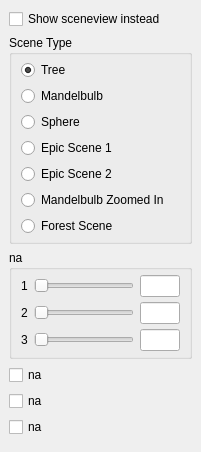
  <widget class="QDockWidget" name="shapesDock">
   <property name="windowTitle">
    <string>Shapes/Scene&amp;view</string>
   </property>
   <attribute name="dockWidgetArea">
    <number>1</number>
   </attribute>
   <widget class="QWidget" name="shapesDockContents">
    <layout class="QVBoxLayout" name="verticalLayout_7">
     <item>
      <widget class="QCheckBox" name="showSceneviewInstead">
       <property name="text">
        <string>Show sceneview instead</string>
       </property>
      </widget>
     </item>
     <item>
      <widget class="QGroupBox" name="shapeType">
       <property name="title">
        <string>Scene Type</string>
       </property>
       <layout class="QVBoxLayout" name="verticalLayout_8">
        <property name="topMargin">
         <number>5</number>
        </property>
        <property name="bottomMargin">
         <number>5</number>
        </property>
        <item>
         <widget class="QRadioButton" name="shapeTypeCube">
          <property name="text">
           <string>Tree</string>
          </property>
          <property name="checked">
           <bool>true</bool>
          </property>
         </widget>
        </item>
        <item>
         <widget class="QRadioButton" name="shapeTypeCone">
          <property name="text">
           <string>Mandelbulb</string>
          </property>
         </widget>
        </item>
        <item>
         <widget class="QRadioButton" name="shapeTypeSphere">
          <property name="text">
           <string>Sphere</string>
          </property>
         </widget>
        </item>
        <item>
         <widget class="QRadioButton" name="shapeTypeCylinder">
          <property name="text">
           <string>Epic Scene 1</string>
          </property>
         </widget>
        </item>
        <item>
         <widget class="QRadioButton" name="shapeTypeTorus">
          <property name="text">
           <string>Epic Scene 2</string>
          </property>
         </widget>
        </item>
        <item>
         <widget class="QRadioButton" name="shapeTypeSpecial1">
          <property name="text">
           <string>Mandelbulb Zoomed In</string>
          </property>
         </widget>
        </item>
        <item>
         <widget class="QRadioButton" name="shapeTypeSpecial2">
          <property name="text">
           <string>Forest Scene</string>
          </property>
         </widget>
        </item>
       </layout>
      </widget>
     </item>
     <item>
      <widget class="QGroupBox" name="shapeParameters">
       <property name="title">
        <string>na</string>
       </property>
       <layout class="QGridLayout" name="gridLayout_4">
        <property name="topMargin">
         <number>5</number>
        </property>
        <property name="bottomMargin">
         <number>5</number>
        </property>
        <property name="verticalSpacing">
         <number>5</number>
        </property>
        <item row="0" column="0">
         <widget class="QLabel" name="shapeParameterLabel1">
          <property name="text">
           <string>1</string>
          </property>
         </widget>
        </item>
        <item row="2" column="0">
         <widget class="QLabel" name="shapeParameterLabel2">
          <property name="text">
           <string>2</string>
          </property>
         </widget>
        </item>
        <item row="4" column="0">
         <widget class="QLabel" name="shapeParameterLabel3">
          <property name="text">
           <string>3</string>
          </property>
         </widget>
        </item>
        <item row="0" column="1">
         <widget class="QSlider" name="shapeParameterSlider1">
          <property name="minimumSize">
           <size>
            <width>100</width>
            <height>0</height>
           </size>
          </property>
          <property name="orientation">
           <enum>Qt::Horizontal</enum>
          </property>
         </widget>
        </item>
        <item row="2" column="1">
         <widget class="QSlider" name="shapeParameterSlider2">
          <property name="minimumSize">
           <size>
            <width>100</width>
            <height>0</height>
           </size>
          </property>
          <property name="orientation">
           <enum>Qt::Horizontal</enum>
          </property>
         </widget>
        </item>
        <item row="4" column="1">
         <widget class="QSlider" name="shapeParameterSlider3">
          <property name="minimumSize">
           <size>
            <width>100</width>
            <height>0</height>
           </size>
          </property>
          <property name="orientation">
           <enum>Qt::Horizontal</enum>
          </property>
         </widget>
        </item>
        <item row="0" column="2">
         <widget class="QLineEdit" name="shapeParameterTextbox1">
          <property name="minimumSize">
           <size>
            <width>40</width>
            <height>0</height>
           </size>
          </property>
          <property name="maximumSize">
           <size>
            <width>40</width>
            <height>16777215</height>
           </size>
          </property>
         </widget>
        </item>
        <item row="2" column="2">
         <widget class="QLineEdit" name="shapeParameterTextbox2">
          <property name="minimumSize">
           <size>
            <width>40</width>
            <height>0</height>
           </size>
          </property>
          <property name="maximumSize">
           <size>
            <width>40</width>
            <height>16777215</height>
           </size>
          </property>
         </widget>
        </item>
        <item row="4" column="2">
         <widget class="QLineEdit" name="shapeParameterTextbox3">
          <property name="minimumSize">
           <size>
            <width>40</width>
            <height>0</height>
           </size>
          </property>
          <property name="maximumSize">
           <size>
            <width>40</width>
            <height>16777215</height>
           </size>
          </property>
         </widget>
        </item>
       </layout>
      </widget>
     </item>
     <item>
      <widget class="QCheckBox" name="useLightingCheckbox">
       <property name="text">
        <string>na</string>
       </property>
      </widget>
     </item>
     <item>
      <widget class="QCheckBox" name="drawWireframeCheckbox">
       <property name="text">
        <string>na</string>
       </property>
      </widget>
     </item>
     <item>
      <widget class="QCheckBox" name="drawNormalsCheckbox">
       <property name="text">
        <string>na</string>
       </property>
      </widget>
     </item>
     <item>
      <widget class="QWidget" name="shapesDockEmptySpace" native="true">
       <property name="sizePolicy">
        <sizepolicy hsizetype="Preferred" vsizetype="Expanding">
         <horstretch>0</horstretch>
         <verstretch>0</verstretch>
        </sizepolicy>
       </property>
      </widget>
     </item>
    </layout>
   </widget>
  </widget>
